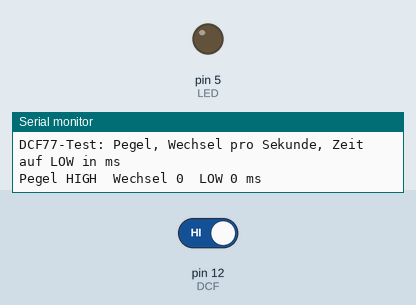
The sketch below on a simulated Arduino Uno, built with avr-gcc and run on an emulated ATmega328P. On the bench: output pins drawn as LEDs (lit = HIGH), the last lines printed to the serial monitor. The test bench sets the inputs (shaded band); at power-on: pin 12 (DCF) HIGH.

Above: at 1.2 s.
1.3 s: pin 12 (DCF) driven LOW
At 2.5 s:
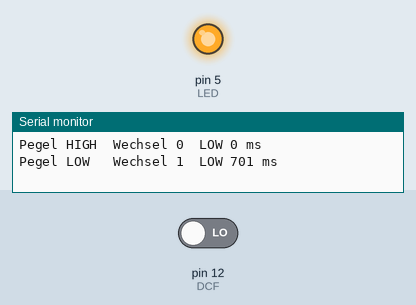
2.8 s: pin 12 (DCF) driven HIGH
At 3.6 s:
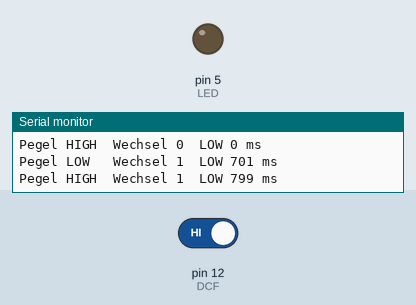
Timing chart, 0 to 5.8 s (numbered marks = the images above; inputs shaded):
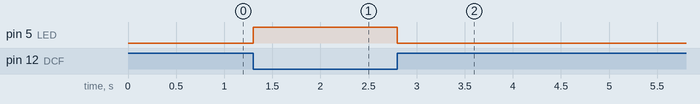

The sketch:

tag23_dcf_test.ino
```cpp
// Tag 23, Pruef-Sketch fuer das DCF77-Modul: Was kommt an Pin 12 an?
// Verkabelung wie bei tag23_atomuhr_modul. Die LED an Pin 5 zeigt den Pegel direkt an.
// Im Seriellen Monitor (115200 Baud) steht jede Sekunde eine Zeile:
//   Pegel jetzt, wie oft er in dieser Sekunde gewechselt hat, und wie lange er LOW war.
// So sieht es aus, wenn alles stimmt: 2 Wechsel pro Sekunde, LOW etwa 100 oder 200 ms
// (oder HIGH 100/200 ms, dann ist das Modul "andersherum").

const int DCF = 12;
const int LED = 5;

void setup() {
  pinMode(DCF, INPUT);
  pinMode(LED, OUTPUT);
  Serial.begin(115200);
  Serial.println(F("DCF77-Test: Pegel, Wechsel pro Sekunde, Zeit auf LOW in ms"));
}

void loop() {
  static unsigned long sekunde = millis();
  static unsigned long lowZeit = 0, letzte = millis();
  static int wechsel = 0;
  static int alt = digitalRead(DCF);

  int jetzt = digitalRead(DCF);
  digitalWrite(LED, jetzt == LOW);
  unsigned long t = millis();
  if (alt == LOW) lowZeit += t - letzte;
  letzte = t;
  if (jetzt != alt) { wechsel++; alt = jetzt; }

  if (t - sekunde >= 1000) {
    sekunde = t;
    Serial.print(F("Pegel "));
    Serial.print(jetzt == HIGH ? F("HIGH") : F("LOW "));
    Serial.print(F("  Wechsel "));
    Serial.print(wechsel);
    Serial.print(F("  LOW "));
    Serial.print(lowZeit);
    Serial.println(F(" ms"));
    wechsel = 0;
    lowZeit = 0;
  }
}
```

Measured:
- after the input at 1.3 s, pin 5 (LED): LOW → HIGH at once
- after the input at 2.8 s, pin 5 (LED): HIGH → LOW at once
